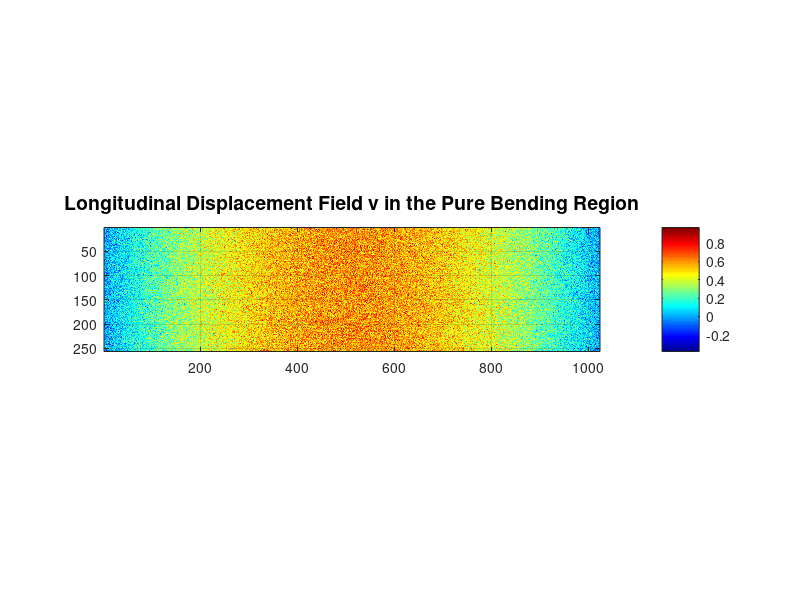
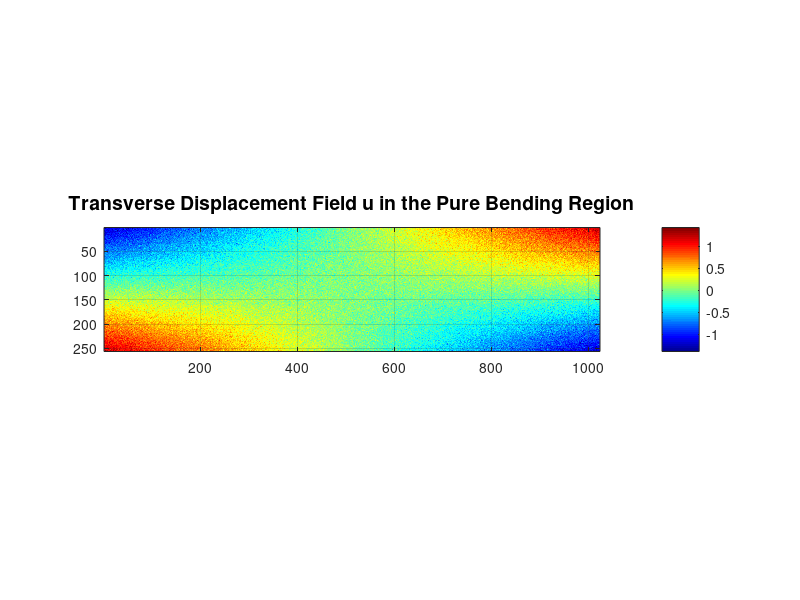
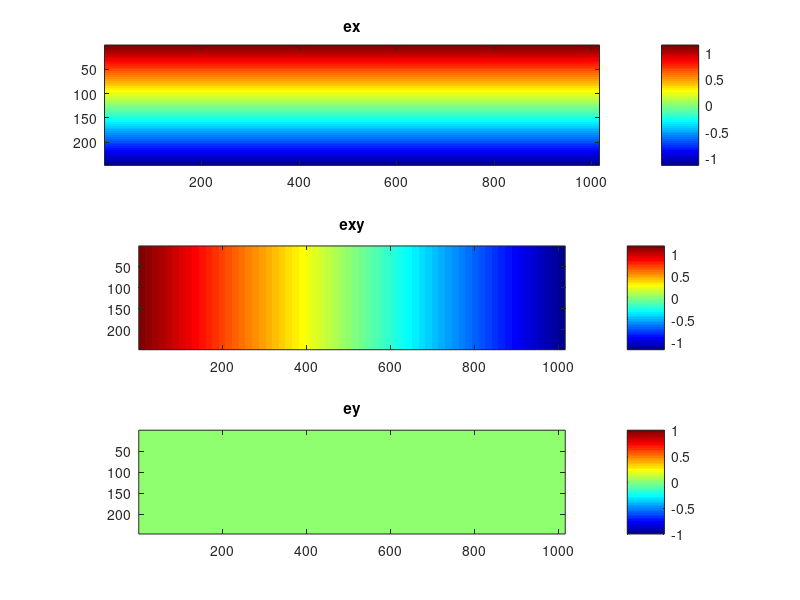

The MATLAB source for these figures, in order:
% Four-Point Bending Test Pure Bending Region Displacement Field Plotting
% Clear workspace and figures
clear; close all; clc;

% 1. Parameter settings
L = 1.0;          % Beam length (meters)
a = 0.25;         % Distance from loading point to support point (meters)
b = 2;          % Distance between loading points (meters)
P = 1000;         % Applied force (Newtons)
E = 210e9;        % Young's modulus (Pascals)
I = 1.0e-6;       % Moment of inertia of the cross-section (m^4)

% 2. Define the pure bending region
x_start = a;          % Starting point of the pure bending region
x_end = a + b;        % End point of the pure bending region
x = linspace(x_start, x_end, 1024);  % x-coordinates within the pure bending region

% Define y-coordinates (assuming beam thickness is 10cm, symmetrically distributed)
y_max = 1;         % Maximum y displacement (meters)
y = linspace(-y_max, y_max, 256);  % y-coordinates along the beam thickness direction

[X, Y] = meshgrid(x, y); 

% 3. Calculate transverse displacement w(x)
M = P * a;            % Pure bending moment
v = (M / (2 * E * I)) * (X - (a+b/2)).^2;   % v displacement formula
v = v * 1e+3; C1 = max(v(:)); v = C1 - v;   

% 4. Calculate longitudinal displacement u(x, y)
u = (M * Y / (E * I)) .* (a + b/2 - X);     % u displacement formula
u = u * 1e+3;

[m,n] = size(u);
mean_value = 0; std_value = 0.1; 
white_noise_matrix_u = mean_value + std_value * randn(m, n);
white_noise_matrix_v = mean_value + std_value * randn(m, n);

u = u + white_noise_matrix_u;
v = v + white_noise_matrix_v;

% 5. Plot transverse displacement w(x)
figure(1);
imshow(v, 'Colormap', jet);
title('Longitudinal Displacement Field v in the Pure Bending Region', 'FontSize', 14);
colorbar; caxis('auto');
grid on; axis on;

% 6. Plot longitudinal displacement u(x, y) in 3D
figure(2);
imshow(u, 'Colormap', jet);
title('Transverse Displacement Field u in the Pure Bending Region', 'FontSize', 14);
colorbar; caxis('auto');
grid on; axis on;

% 7. Save the displacement result
save('fpb_displacement.mat', 'u', 'v');

% 8. Calculate partial derivatives
u_x = -M*Y/(E*I)*1e+3;
u_y = M/(E*I)*(a+b/2-X)*1e+3;

v_x = M/(E*I)*(a+b/2-X)*1e+3;
v_y = zeros(size(v_x));

figure;
subplot(311)
imshow(u_x(5:251,5:1019), 'Colormap', jet);
title('ex');
colorbar; caxis('auto');
axis on;

exy = (v_x/2+u_y/2);
subplot(312)
imshow(exy(5:251,5:1019), 'Colormap', jet);
title('exy');
colorbar; caxis('auto');
axis on;

subplot(313)
imshow(v_y(5:251,5:1019), 'Colormap', jet);
title('ey');
colorbar; caxis('auto');
axis on;